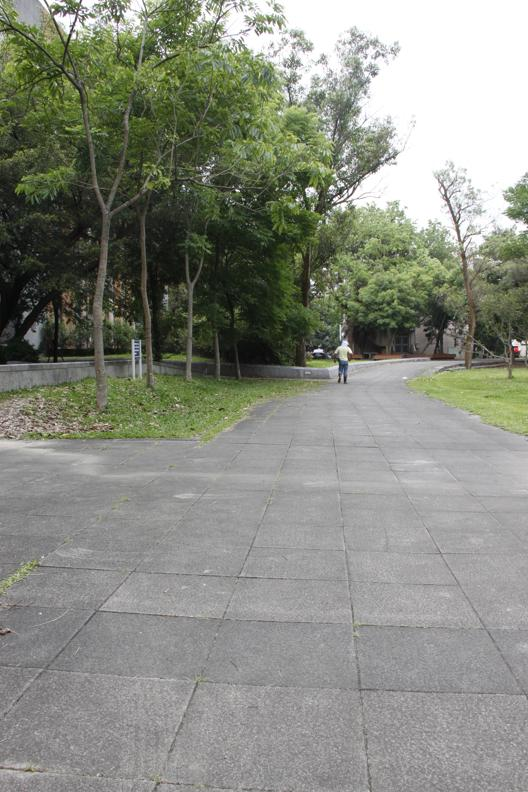
//> input picture input_image/library/12.jpg, 528 x 792 px
$ ./main   (built with g++ and OpenCV 4)
//> lines starting //> are read from the running program, lines starting //| are printed output that depends on the picture
#include "opencv2/core/base.hpp"
#include "opencv2/core/hal/interface.h"
#include "opencv2/core/types.hpp"
#include <opencv2/features2d.hpp>
#include <algorithm>
#include <bitset>
#include <climits>
#include <cmath>
#include <cstdint>
#include <random>
#include <cstdlib>
#include <iostream>
#include <string>
#include <opencv2/opencv.hpp>
#include <span>
#include <utility>
#include <vector>

#define TODO (exit(1))

using usize = size_t;

struct Pixel {
    int x;
    int y;

    int score;

    explicit Pixel (int x_, int y_, int score_) : x(x_), y(y_), score(score_) {}
};

using Image = cv::Mat;
using Pixel_Vec = std::vector<Pixel>;

using Pixel_Set = std::set<Pixel>;

#define N 256
using Feature = std::bitset<N>;
using Features = std::vector<Feature>;

struct Match {
    usize idx_1;
    usize idx_2;

    usize distance;
};

struct Vec2 {
    int x;
    int y;
};


void debug_display_image(std::string filename, const Image& img, std::span<const Pixel> keypoints) {

    std::string output_prefix = "output_image/keypoints_";

    std::vector<cv::KeyPoint> cv_keypoints;
    cv_keypoints.reserve(keypoints.size());

    for (const auto& k : keypoints) {
        cv::KeyPoint cv_kp(cv::Point2f(k.x, k.y), 1.0f);
        cv_keypoints.push_back(cv_kp);
    }

    cv::Mat output_image;
    cv::drawKeypoints(img, cv_keypoints, output_image);

    cv::imwrite(output_prefix + filename, output_image);
    std::cout << "detected " << keypoints.size() << " keypoints" << std::endl;
}

void dump_keypoints(auto top_keypoints, auto file_path, const auto& gray_image) {

    int n = std::min(top_keypoints.size(), usize(15));

    for (auto px: top_keypoints.subspan(0, n)) {
        std::cout << "intensity: " << px.score << std::endl;
    }

    debug_display_image(file_path, gray_image, top_keypoints);
}

inline void load_circle(std::array<uchar, 16>& b, const Image& img, int i, int j) {

    b[1] = img.at<uchar>(i - 3, j + 1);
    b[2] = img.at<uchar>(i - 2, j + 2);

    b[3] = img.at<uchar>(i - 1, j + 3);
    //skip the 5th
    b[5] = img.at<uchar>(i + 1, j + 3);

    b[6] = img.at<uchar>(i + 2, j + 2);

    b[7] = img.at<uchar>(i + 3, j + 1);
    //skip the 9th
    b[9] = img.at<uchar>(i + 3, j - 1);

    b[10] = img.at<uchar>(i + 2, j - 2);

    b[11] = img.at<uchar>(i + 1, j - 3);
    //skip the 12th
    b[13] = img.at<uchar>(i - 1, j - 3);

    b[14] = img.at<uchar>(i - 2, j - 2);

    b[15] = img.at<uchar>(i - 3, j - 1);
}

Pixel_Vec fast_kp(const Image& img) {

    const int n_rows = img.rows - 3;
    const int n_cols = img.cols - 3;

    const int THRESHOLD = 40;

    std::array<uchar, 16> circle {{ }};

    Pixel_Vec keypoints;

    keypoints.reserve(1000);

    for (int i = 3; i < n_rows; ++i) {
        for (int j = 3; j < n_cols; ++j) {

            uchar v = img.at<uchar>(i, j);

            uchar v_1 = img.at<uchar>(i - 3, j);
            uchar v_9 = img.at<uchar>(i + 3, j);
            uchar v_5 = img.at<uchar>(i, j + 3);
            uchar v_13 = img.at<uchar>(i, j - 3);

            int brighter = 0;
            int darker = 0;

            if (v_1 > v + THRESHOLD) ++brighter;
            else if (v_1 < v - THRESHOLD) ++darker;

            if (v_9 > v + THRESHOLD) ++brighter;
            else if (v_9 < v - THRESHOLD) ++darker;

            if (v_5 > v + THRESHOLD) ++brighter;
            else if (v_5 < v - THRESHOLD) ++darker;

            if (v_13 > v + THRESHOLD) ++brighter;
            else if (v_13 < v - THRESHOLD) ++darker;

            if (brighter < 3 && darker < 3) continue;

            circle[0] = v_1;
            circle[8] = v_9;
            circle[4] = v_5;
            circle[12] = v_13;

            const int circle_size = 16;
            load_circle(circle, img, i, j);

            bool found = false;
            bool contig = true;

            int pixel_score = INT_MAX;

            if (brighter > darker) {

                for (int i_circle = 0; i_circle < circle_size && !found; ++i_circle) {

                    contig = true;
                    int current_score = INT_MAX;

                    for (int j_circle = 0; j_circle < 12 && contig; ++j_circle) {
                        int idx = (i_circle + j_circle) & 15;
                        contig = contig && (circle[idx] >= v + THRESHOLD);

                        const int tmp = circle[idx] - v;
                        if (tmp < current_score) current_score = tmp;

                    }

                    if (contig) {
                        if (current_score < pixel_score) pixel_score = current_score;
                        found = true;
                    }

                }
            }

            else {

                for (int i_circle = 0; i_circle < circle_size && !found; ++i_circle) {

                    contig = true;
                    int current_score = INT_MAX;

                    for (int j_circle = 0; j_circle < 12 && contig; ++j_circle) {
                        int idx = (i_circle + j_circle) & 15;
                        contig = contig && (circle[idx] <= v - THRESHOLD);

                        const int tmp = v - circle[idx];
                        if (tmp < current_score) current_score = tmp;
                    }

                    if (contig) {
                        if (current_score < pixel_score) pixel_score = current_score;
                        found = true;
                    }
                }
            }

            if (found) {
                Pixel px = Pixel { j, i, pixel_score};
                keypoints.push_back(px);
            }

        }
    }

    return keypoints;
}

inline bool in_bounds(const Pixel& c, const Pixel& other) {
    return abs(c.x - other.x) <= 2 && abs(c.y - other.y) <= 2;
}

std::vector<Pixel> nms(const Pixel_Vec& keypoints) {

    const auto n_keypoints = keypoints.size();

    Pixel_Vec res;
    res.reserve(keypoints.size() / 2);

    for (int i = 0; i < n_keypoints; ++i) {

        const auto& kp = keypoints[i];

        bool highest_score = true;

        for (int j = 0; j < n_keypoints; ++j) {

            const auto& other_kp = keypoints[j];

            if (in_bounds(kp, other_kp)) {
                highest_score = highest_score && kp.score >= other_kp.score ;
            }
        }

        if (highest_score) res.push_back(kp);

    }

    return res;
}

inline int clamp_coordinate(int a, const int hi) {
    return std::clamp(a, 0, hi);
}

Vec2 intensity_centroid(Pixel kp, const Image& img)
{
    Vec2 intensity_orientation {0};

    const int R = 15;

    const int img_width = img.cols;
    const int img_height = img.rows;

    const Vec2 min = {
        .x = std::clamp(kp.x - R, 0, img_width),
        .y = std::clamp(kp.y - R, 0, img_height)
    };

    const Vec2 max = {
        .x = std::clamp(kp.x + R, 0, img_width),
        .y = std::clamp(kp.y + R, 0, img_height)
    };

    for (int i = min.y; i < max.y; ++i)
    {
        for (int j = min.x; j < max.x; ++j)
        {

            const int rows_offset = i - kp.y;
            const int cols_offset = j - kp.x;

            //within radius
            if (rows_offset*rows_offset + cols_offset*cols_offset <= R*R)
            {
                uchar intensity = img.at<uchar>(i, j);

                intensity_orientation.x += cols_offset * intensity;
                intensity_orientation.y += rows_offset * intensity;
            }

        }
    }

    return intensity_orientation;
}

[[gnu::pure]]
float vec_to_angle(Vec2 v)
{
    return atan2(v.y, v.x);
}

std::vector<Pixel> gen_brief_points(const Image& image) {
    const int S = 31;
    const int number_of_pairs = 2 * N;

    const int im_width = image.cols;
    const int im_height = image.rows;

    std::default_random_engine generator(42);

    const double std_dev = static_cast<double>(S) / 5.0;
    std::normal_distribution<double> distribution(0.0, std_dev);

    std::vector<Pixel> points;
    points.reserve(number_of_pairs);

    //TODO no guarantee that there are no overlapping points
    //
    for (int i = 0; i < number_of_pairs; ++i) {
        double x = distribution(generator);
        double y = distribution(generator);

        std::cout << "x: " << x << ", y: " << y << std::endl;

        int px = std::round(x);
        int py = std::round(y);

        px = std::clamp(px, -15, 15);
        py = std::clamp(py, -15, 15);

        points.emplace_back(px, py, 0);
    }

    assert(points.size() == number_of_pairs);
    return points;
}

std::vector<Pixel> rotate_points(const std::vector<Pixel>& original_points, float theta)
{
    std::vector<Pixel> points;
    points.reserve(original_points.size());

    const float cos_theta = std::cos(theta);
    const float sin_theta = std::sin(theta);

    for (auto& point : original_points)
    {
        const float rotated_x = std::round(point.x * cos_theta - point.y * sin_theta);
        const float rotated_y = std::round(point.x * sin_theta + point.y * cos_theta);

        const int px = std::clamp((int)rotated_x, -15, 15);
        const int py = std::clamp((int)rotated_y, -15, 15);

        Pixel rotated_point(px, py, 0);
        points.push_back(rotated_point);
    }

    return points;
}

// map angles to their corresponding rotated brief pattern
using OrientedBriefKeypointsMap = std::vector<std::vector<Pixel>>;

OrientedBriefKeypointsMap gen_orb_map(const std::vector<Pixel>& brief_points)
{

    const int bins = 360 / 12;
    const float angle_increment_rad = 12.0F * M_PI / 180.0F;

    OrientedBriefKeypointsMap rotated_patterns;
    rotated_patterns.reserve(bins);

    for (int i = 0; i < bins; ++i)
    {
        const float angle = (i + 0.5F) * angle_increment_rad;

        rotated_patterns.push_back(rotate_points(brief_points, angle));
    }

    return rotated_patterns;
}

inline Pixel add_and_clamp(Pixel current, Pixel other, int hi_x, int hi_y) {
    int x = std::clamp(current.x + other.x, 0, hi_x);
    int y = std::clamp(current.y + other.y, 0, hi_y);
    return Pixel(x, y, current.score);
}

inline bool lower_intensity(Pixel a, Pixel b, const Image& img) {

    auto intensity_a = img.at<uchar>(a.y, a.x);
    auto intensity_b = img.at<uchar>(b.y, b.x);

    return intensity_a < intensity_b;
}

std::vector<Feature> brief_features(const Image& img, std::span<const Pixel> keypoints) {

    Image blurred_img;
    cv::GaussianBlur(img, blurred_img, cv::Size(3, 3), 0);

    //pairs of offsets
    const auto brief_points = gen_brief_points(blurred_img);
    const auto orb_map = gen_orb_map(brief_points);

    // const auto& brief_point_pairs = brief_points;

    const int x_max = blurred_img.cols - 1;
    const int y_max = blurred_img.rows - 1;

    assert(blurred_img.cols == img.cols);
    assert(blurred_img.rows == img.rows);

    std::vector<Feature> features;
    features.reserve(keypoints.size());

#if 0
    Image vis_img;
    cv::cvtColor(img, vis_img, cv::COLOR_GRAY2BGR);  // Convert to color for colored arrows

    int vis_count = 0;  // Counter for visualization
#endif

    for (const auto& kp : keypoints) {

        std::bitset<N> v(0);
        int bit = 0;

        Vec2 intensity_vec = intensity_centroid(kp, blurred_img);
        float intensity_angle = vec_to_angle(intensity_vec);
        if (intensity_angle < 0) intensity_angle += 2.0F * M_PI;

        int rotated_pattern_bin = (intensity_angle * 180.0F / M_PI) / 12;
        assert(rotated_pattern_bin < 30);
        assert(rotated_pattern_bin >= 0);
        const auto& brief_point_pairs = orb_map[rotated_pattern_bin];

#if 0

                // Draw orientation arrow for first 15 keypoints
        if (vis_count < 15) {
            const int arrow_length = 20;  // Length of arrow
            cv::Point2f start(kp.x, kp.y);
            cv::Point2f end(
                kp.x + arrow_length * std::cos(intensity_angle),
                kp.y + arrow_length * std::sin(intensity_angle)
            );

            // Draw arrow (green for visibility)
            cv::arrowedLine(vis_img, start, end, cv::Scalar(0, 255, 0), 2, 8, 0, 0.3);

            // Draw keypoint circle (red)
            cv::circle(vis_img, start, 3, cv::Scalar(0, 0, 255), -1);

            vis_count++;
        }


#endif

        std::cout << "Keypoint: (" << kp.x << "," << kp.y << ") "
          << "Centroid: (" << intensity_vec.x << "," << intensity_vec.y << ") "
          << "Angle: " << intensity_angle * 180.0f / M_PI << "° "
          << "Bin: " << rotated_pattern_bin << std::endl;

        for (int i = 0; i < N; ++i) {

            const auto offset_1 = brief_point_pairs[2 * i];
            const auto offset_2 = brief_point_pairs[2 * i + 1];

            const auto px = add_and_clamp(kp, offset_1, x_max, y_max);
            // const auto px = kp + offset_1;
            const auto py = add_and_clamp(kp, offset_2, x_max, y_max);
            // const auto py = kp + offset_2;

            if (lower_intensity(px, py, blurred_img)) {
                v[bit] = 1;
            }

            ++bit;
        }

        features.push_back(v);
    }

    return features;
}

inline usize h_distance(const Feature& a, const Feature& b) {
    return (a ^ b).count();
}

//returns index + distance
inline std::pair<usize, usize> best_match(const Feature& feat, const Features& haystack) {

    usize best_match = SIZE_MAX;
    usize best_match_idx = N;

    const usize set_size = haystack.size();

    for (usize j = 0; j < set_size; ++j) {

        const auto& f_2 = haystack[j];

        usize distance = h_distance(feat, f_2);
        if (distance < best_match) {
            best_match = distance;
            best_match_idx = j;
        }
    }

    return std::make_pair(best_match_idx, best_match);
}


std::vector<Match> brute_force_match(const Features& set_1, const Features& set_2) {

    std::vector<Match> matches;
    matches.reserve(set_1.size());

    const usize s1_size = set_1.size();
    const usize s2_size = set_2.size();

    for (usize i = 0; i < s1_size; ++i) {

        const auto& f_1 = set_1[i];

        auto [ idx_set_2, distance ] = best_match(f_1, set_2);

        //cross check here
        const auto& f_2 = set_2[idx_set_2];

        auto [ idx_set_1, _ ] = best_match(f_2, set_1);

        //matched in both ways
        if (idx_set_1 == i) {
            Match m = Match { .idx_1 = i, .idx_2 = idx_set_2, .distance = distance};
            matches.push_back(m);
        }

    }

    std::sort(matches.begin(), matches.end(),
              [](const auto& match1, const auto& match2) { return match1.distance < match2.distance; });

    return matches;

}

Pixel_Vec extract_keypoints(const Image& img) {

    auto keypoints_with_score = fast_kp(img);
    auto filtered_keypoints = nms(keypoints_with_score);

    std::sort(filtered_keypoints.begin(),
              filtered_keypoints.end(),
              [](const auto& px1, const auto& px2) { return px1.score > px2.score; });

    return filtered_keypoints;

}

#define N_KEYPOINTS (usize(1500))

std::span<const Pixel> span_top_keypoints(const std::vector<Pixel>& keypoints) {
    const usize N_TOP_KEYPOINTS = std::min(N_KEYPOINTS, keypoints.size());
    std::cout << "N_TOP_KEYPOINTS: " << N_TOP_KEYPOINTS << std::endl;

    std::span<const Pixel> top_keypoints(keypoints);
    top_keypoints = top_keypoints.subspan(0, N_TOP_KEYPOINTS);

    return top_keypoints;
}

Features extract_features_from_keypoints(const Image& img, std::span<const Pixel> keypoints) {

#if 1
    dump_keypoints(keypoints, "keypoints.jpg", img);
#endif

    Features features = brief_features(img, keypoints);

    assert(features.size() == keypoints.size());

    return features;
}

void display_matches(const Image& i1, const Image& i2, const auto& matches,
                     std::span<const Pixel> kps1, std::span<const Pixel> kps2) {

    Image output;
    cv::hconcat(i1, i2, output);

    srand(time(NULL));

    for (int i = 0; i < 50; ++i) {

        const Match& match = matches[i];

        const auto& kp1 = kps1[match.idx_1];
        const auto& kp2 = kps2[match.idx_2];

        cv::Point2f pt1 (kp1.x, kp1.y);
        cv::Point2f pt2 (kp2.x, kp2.y);
        pt2.x += i1.cols; // Offset for second image


        int b = rand() % 256;
        int g = rand() % 256;
        int r = rand() % 256;
        cv::Scalar random_color(b, g, r);

        // Draw line
        cv::line(output, pt1, pt2, random_color, 1);

        // Draw circles
        cv::circle(output, pt1, 3, cv::Scalar(0, 0, 255), 1);
        cv::circle(output, pt2, 3, cv::Scalar(0, 0, 255), 1);

    }

    cv::imwrite("matches.jpg", output);

}

Image read_image(std::string filepath) {

    cv::Mat image = cv::imread(filepath, cv::IMREAD_COLOR);

    if (image.empty()) {
        std::cerr << "Error: Could not open or find the image at " << filepath
                  << std::endl;
        exit(1);
    }

    return image;

}

void match_images(auto filename_1, auto filename_2) {
//> called with filename_1 = "input_image/library/12.jpg", filename_2 = "input_image/library/13.jpg"

    auto img_1 = read_image(filename_1);
//> in read_image, image is the input picture: 792 rows x 528 cols, CV_8UC3; mean B, G, R 128.9, 139.6, 136.5
    Image grayscale_image_1;
    cv::cvtColor(img_1, grayscale_image_1, cv::COLOR_BGR2GRAY);
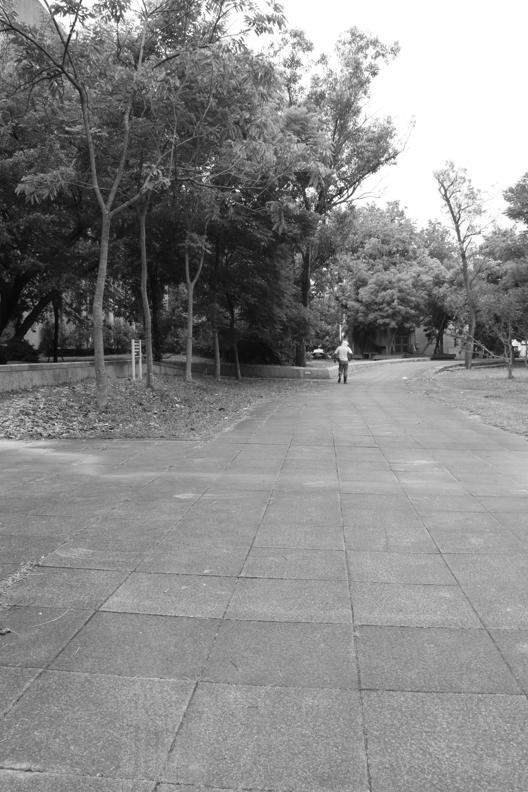
//> grayscale_image_1: 792 rows x 528 cols, CV_8UC1; min 0, max 255, mean 137.5

    const auto kp_1 = extract_keypoints(grayscale_image_1);
//> after the loop in fast_kp, `for (int i = 3; i < n_rows; ++i)`: circle = [127, 107, 151, 159, 150, 152, 129, 121, 118, 126, 118, 155, 162, 164, 175, 155]; keypoints = 1965 items
//> in nms, `const auto n_keypoints = keypoints.size();`: n_keypoints = 1965
//> the loop in nms, `for (int i = 0; i < n_keypoints; ++i)` made 1965 passes
//> highest_score on passes 1 to 3: false, true, false
//> after the loop in nms, `for (int i = 0; i < n_keypoints; ++i)`: res = 1040 items
//> kp_1 = 1040 items
    auto top_kp_1 = span_top_keypoints(kp_1);
//> in span_top_keypoints, `const usize N_TOP_KEYPOINTS = std::min(N_KEYPOINTS, keypoints.size());`: N_TOP_KEYPOINTS = 1040
//| N_TOP_KEYPOINTS: 1040
    const auto features_1 = extract_features_from_keypoints(grayscale_image_1, top_kp_1);
//> in dump_keypoints, `int n = std::min(top_keypoints.size(), usize(15));`: n = 15
//> the loop in dump_keypoints, `for (auto px: top_keypoints.subspan(0, n))` made 15 passes
//| intensity: 141
//| intensity: 134
//| intensity: 134
//| intensity: 133
//| intensity: 120
//> (output is shown up to pass 5 of 15)
//> the loop in debug_display_image, `for (const auto& k : keypoints)` made 1040 passes
//> cv_kp on passes 1 to 3: keypoint at (351, 352), size 1, keypoint at (295, 188), size 1, keypoint at (180, 23), size 1
//> after the loop in debug_display_image, `for (const auto& k : keypoints)`: cv_keypoints = 1040 keypoints; strongest (x, y, size): (351, 352, 1), (295, 188, 1), (180, 23, 1), (237, 190, 1)
//> in debug_display_image, `cv::drawKeypoints(img, cv_keypoints, output_image);`:
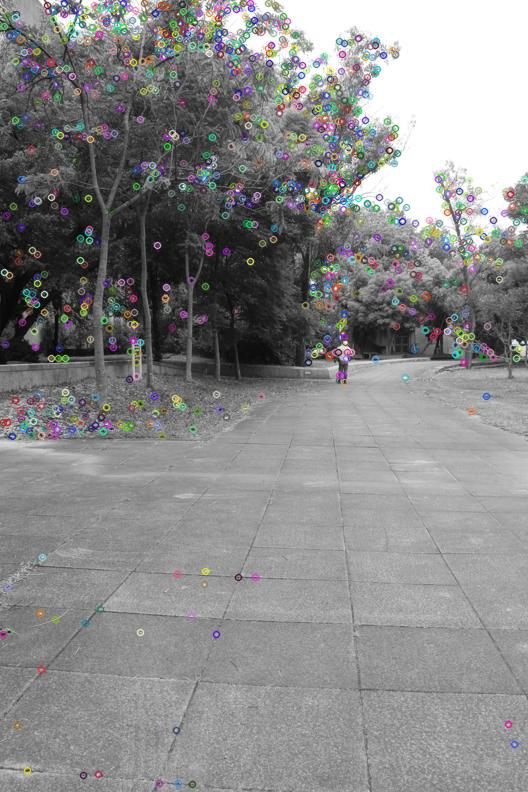
//> output_image: 792 rows x 528 cols, CV_8UC3; mean B, G, R 137.5, 137.6, 137.6
//| detected 1040 keypoints
//> in brief_features, `const auto brief_points = gen_brief_points(blurred_img);`: brief_points = 512 items
//> in brief_features, `const auto orb_map = gen_orb_map(brief_points);`: orb_map = 30 items
//> the loop in brief_features, `for (const auto& kp : keypoints)` made 1040 passes
//> (intensity_angle, rotated_pattern_bin) on passes 1 to 8: (2.69, 12), (1.23, 5), (0.138, 0), (2.66, 12), (6.28, 29), (1.59, 7), (0.0865, 0), (0.2, 0)
//> (printed output is left out)
//> after the loop in brief_features, `for (const auto& kp : keypoints)`: features = 1040 items
//> features_1 = 1040 items

    std::cout << "------" << std::endl;

    auto img_2 = read_image(filename_2);
//> call 2 of read_image, with filepath = "input_image/library/13.jpg"
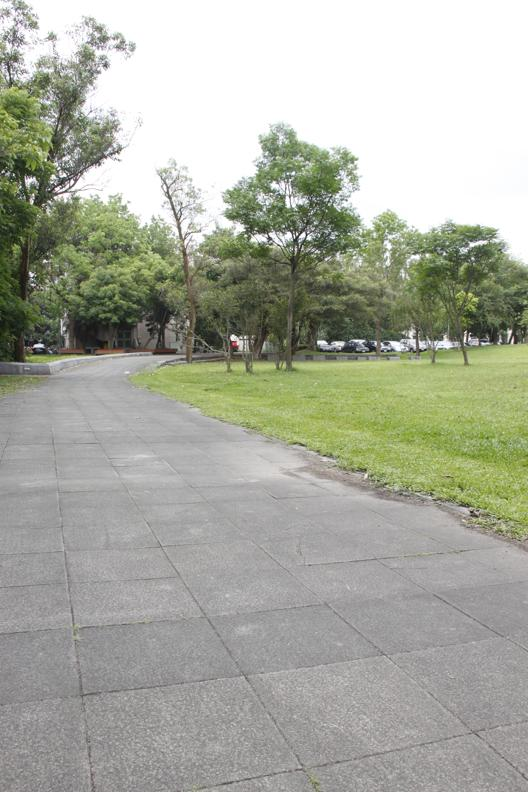
//> input picture input_image/library/13.jpg, 528 x 792 px
//> in read_image, image is the input picture: 792 rows x 528 cols, CV_8UC3; mean B, G, R 159.3, 172.2, 169.4
    Image grayscale_image_2;
    cv::cvtColor(img_2, grayscale_image_2, cv::COLOR_BGR2GRAY);
//> (the rest of the program and of its run is left out)
